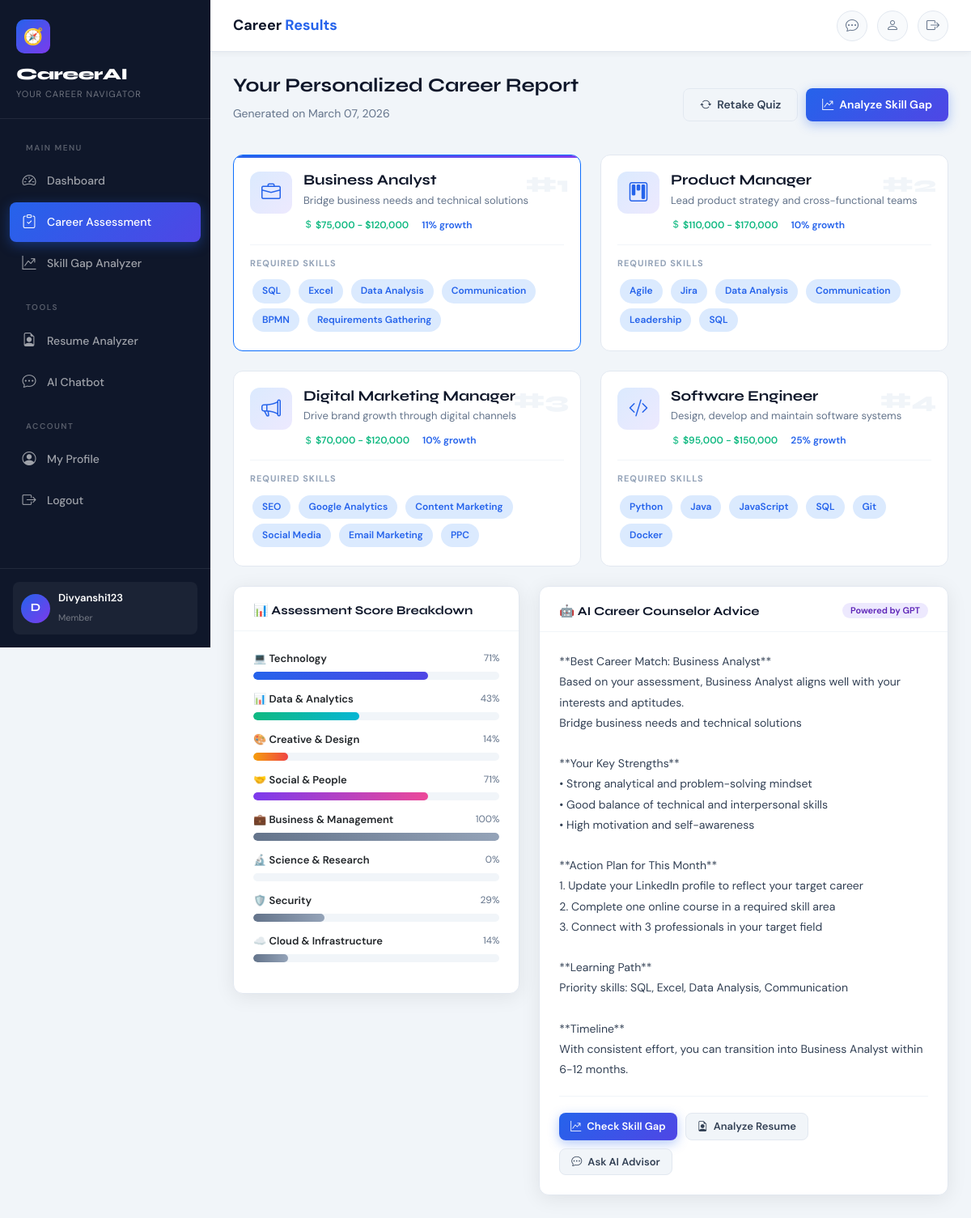
The page /quiz/result/1/ (signed in) on the database its author committed.
### accounts/models.py (models this page shows, shortened)
class User(AbstractUser):
    bio = models.TextField(blank=True)
    profile_pic = models.ImageField(upload_to='profiles/', blank=True, null=True)
    current_skills = models.TextField(blank=True, help_text="Comma-separated list of your skills")
    desired_career = models.CharField(max_length=200, blank=True)
    linkedin_url = models.URLField(blank=True)
    github_url = models.URLField(blank=True)
    experience_years = models.PositiveIntegerField(default=0)

### career/models.py (models this page shows, shortened)
class AssessmentResult(models.Model):
    user = models.ForeignKey(settings.AUTH_USER_MODEL, on_delete=models.CASCADE)
    answers = models.JSONField(default=dict)
    scores = models.JSONField(default=dict)
    recommended_careers = models.JSONField(default=list)
    ai_advice = models.TextField(blank=True)
    created_at = models.DateTimeField(auto_now_add=True)
    class Meta:
        ordering = ['-created_at']

### career/views.py (the view)
# urls.py: path('quiz/result/<int:pk>/', views.quiz_result_view, name='quiz_result'),
@login_required
def quiz_result_view(request, pk):
    result = get_object_or_404(AssessmentResult, pk=pk, user=request.user)
    career_details = []
    for career in result.recommended_careers[:4]:
        info = CAREER_SKILLS.get(career, {})
        career_details.append({'name': career, **info})
    top_score = max(result.scores.values()) if result.scores else 1
    score_percentages = {k: round(v / top_score * 100) for k, v in result.scores.items()}
    return render(request, 'career/result.html', {
        'result': result,
        'career_details': career_details,
        'score_percentages': score_percentages,
    })

### templates/career/result.html (shortened to what this page needs)
{% extends 'base.html' %}
{% block page_title %}Career <span>Results</span>{% endblock %}
{% block content %}
<div class="page-header fade-up">
  <div>
    <h2>Your Personalized Career Report</h2>
    <p style="color:#64748b;font-size:14px;margin-top:4px;">Generated on {{ result.created_at|date:"F d, Y" }}</p>
  </div>
  <div style="display:flex;gap:10px;">
    <a href="{% url 'quiz' %}" class="btn btn-light"><i class="bi bi-arrow-repeat"></i> Retake Quiz</a>
    <a href="{% url 'skill_gap' %}" class="btn btn-primary"><i class="bi bi-graph-up-arrow"></i> Analyze Skill Gap</a>
  </div>
</div>
<div class="row g-4 mb-4">
  {% for career in career_details %}
  <div class="col-lg-6 fade-up fade-up-{{ forloop.counter }}">
    <div class="career-card {% if forloop.first %}border-primary{% endif %}">
      {% if forloop.first %}<div style="position:absolute;top:0;left:0;right:0;height:3px;background:linear-gradient(90deg,#2563eb,#7c3aed);"></div>{% endif %}
      <div class="career-rank">#{{ forloop.counter }}</div>
      <div style="display:flex;align-items:flex-start;gap:14px;">
        <div style="width:52px;height:52px;border-radius:12px;background:linear-gradient(135deg,#dbeafe,#ede9fe);display:flex;align-items:center;justify-content:center;font-size:24px;flex-shrink:0;">
          <i class="bi {{ career.icon|default:'bi-briefcase' }}" style="color:#2563eb;"></i>
        </div>
        <div style="flex:1;">
          <h5 style="font-family:'Syne',sans-serif;font-size:18px;font-weight:700;margin-bottom:4px;">{{ career.name }}</h5>
          <p style="color:#64748b;font-size:13px;margin-bottom:10px;">{{ career.description }}</p>
          <div style="display:flex;gap:16px;flex-wrap:wrap;">
            {% if career.avg_salary %}
            <span style="font-size:12px;font-weight:600;color:#10b981;"><i class="bi bi-currency-dollar"></i> {{ career.avg_salary }}</span>
            {% endif %}
            {% if career.growth %}
            <span style="font-size:12px;font-weight:600;color:#2563eb;"> {{ career.growth }} growth</span>
            {% endif %}
          </div>
        </div>
      </div>
      {% if career.skills %}
      <div style="margin-top:14px;padding-top:14px;border-top:1px solid #f1f5f9;">
        <div style="font-size:11px;font-weight:700;color:#94a3b8;text-transform:uppercase;letter-spacing:1px;margin-bottom:8px;">Required Skills</div>
        {% for skill in career.skills|slice:":6" %}
          <span class="skill-tag">{{ skill }}</span>
        {% endfor %}
      </div>
      {% endif %}
    </div>
  </div>
  {% endfor %}
</div>
<div class="row g-4">
  <div class="col-lg-5 fade-up fade-up-1">
    <div class="card">
      <div class="card-header"><h5>📊 Assessment Score Breakdown</h5></div>
      <div class="card-body">
        {% for cat, pct in score_percentages.items %}
        <div style="margin-bottom:14px;">
          <div style="display:flex;justify-content:space-between;margin-bottom:5px;">
            <span style="font-size:13px;font-weight:600;text-transform:capitalize;">
              {% if cat == 'tech' %}💻 Technology
              {% elif cat == 'data' %}📊 Data & Analytics
              {% elif cat == 'creative' %}🎨 Creative & Design
              {% elif cat == 'social' %}🤝 Social & People
              {% elif cat == 'business' %}💼 Business & Management
              {% elif cat == 'science' %}🔬 Science & Research
              {% elif cat == 'security' %}🛡️ Security
              {% elif cat == 'cloud' %}☁️ Cloud & Infrastructure
              {% else %}{{ cat }}{% endif %}
            </span>
            <span style="font-size:12px;color:#64748b;">{{ pct }}%</span>
          </div>
          <div class="progress" style="height:10px;">
            <div class="progress-bar" style="width:{{ pct }}%;background:linear-gradient(90deg,
              {% if forloop.counter == 1 %}#2563eb,#4f46e5
              {% elif forloop.counter == 2 %}#10b981,#06b6d4
              {% elif forloop.counter == 3 %}#f59e0b,#ef4444
              {% elif forloop.counter == 4 %}#7c3aed,#ec4899
              {% else %}#64748b,#94a3b8{% endif %});"></div>
          </div>
        </div>
        {% endfor %}
      </div>
    </div>
  </div>
  <div class="col-lg-7 fade-up fade-up-2">
    <div class="card">
      <div class="card-header">
        <h5>🤖 AI Career Counselor Advice</h5>
        <span class="badge badge-purple">Powered by GPT</span>
      </div>
      <div class="card-body">
        {% if result.ai_advice %}
        <div style="font-size:14px;line-height:1.8;color:#334155;white-space:pre-line;">{{ result.ai_advice }}</div>
        {% else %}
        <div class="empty-state">
          <i class="bi bi-cpu"></i>
          <p>Add your OpenAI API key to get personalized AI advice.</p>
        </div>
        {% endif %}
        <div class="divider"></div>
        <div style="display:flex;gap:10px;flex-wrap:wrap;">
          <a href="{% url 'skill_gap' %}" class="btn btn-primary btn-sm">
            <i class="bi bi-graph-up-arrow"></i> Check Skill Gap
          </a>
          <a href="{% url 'upload_resume' %}" class="btn btn-light btn-sm">
            <i class="bi bi-file-earmark-person"></i> Analyze Resume
          </a>
          <a href="{% url 'chatbot' %}" class="btn btn-light btn-sm">
            <i class="bi bi-chat-dots"></i> Ask AI Advisor
          </a>
        </div>
      </div>
    </div>
  </div>
</div>
{% endblock %}

### templates/base.html (shortened to what this page needs)
{% load static %}
<!DOCTYPE html>
<html lang="en">
<head>
  <link href="https://cdn.jsdelivr.net/npm/bootstrap@5.3.2/dist/css/bootstrap.min.css" rel="stylesheet">
  <link href="https://cdn.jsdelivr.net/npm/bootstrap-icons@1.11.3/font/bootstrap-icons.min.css" rel="stylesheet">
  <link href="{% static 'css/main.css' %}" rel="stylesheet">
</head>
<body>
<aside class="sidebar" id="sidebar">
  <div class="sidebar-brand">
    <div class="brand-icon">🧭</div>
    <div class="brand-name">CareerAI</div>
    <div class="brand-sub">Your Career Navigator</div>
  </div>
  <nav class="sidebar-nav">
    <div class="sidebar-section-label">Main Menu</div>
    <div class="nav-item">
      <a href="{% url 'dashboard' %}" class="nav-link {% if request.resolver_match.url_name == 'dashboard' %}active{% endif %}">
        <i class="bi bi-speedometer2"></i> Dashboard
      </a>
    </div>
    <div class="nav-item">
      <a href="{% url 'quiz' %}" class="nav-link {% if 'quiz' in request.resolver_match.url_name %}active{% endif %}">
        <i class="bi bi-clipboard-check"></i> Career Assessment
      </a>
    </div>
    <div class="nav-item">
      <a href="{% url 'skill_gap' %}" class="nav-link {% if request.resolver_match.url_name == 'skill_gap' %}active{% endif %}">
        <i class="bi bi-graph-up-arrow"></i> Skill Gap Analyzer
      </a>
    </div>
    <div class="sidebar-section-label">Tools</div>
    <div class="nav-item">
      <a href="{% url 'upload_resume' %}" class="nav-link {% if 'resume' in request.resolver_match.url_name %}active{% endif %}">
        <i class="bi bi-file-earmark-person"></i> Resume Analyzer
      </a>
    </div>
    <div class="nav-item">
      <a href="{% url 'chatbot' %}" class="nav-link {% if request.resolver_match.url_name == 'chatbot' %}active{% endif %}">
        <i class="bi bi-chat-dots"></i> AI Chatbot
      </a>
    </div>
    <div class="sidebar-section-label">Account</div>
    <div class="nav-item">
      <a href="{% url 'profile' %}" class="nav-link {% if request.resolver_match.url_name == 'profile' %}active{% endif %}">
        <i class="bi bi-person-circle"></i> My Profile
      </a>
    </div>
    <div class="nav-item">
      <a href="{% url 'logout' %}" class="nav-link">
        <i class="bi bi-box-arrow-right"></i> Logout
      </a>
    </div>
  </nav>
  <div class="sidebar-footer">
    <a href="{% url 'profile' %}" class="sidebar-user">
      <div class="avatar">
        {% if request.user.profile_pic %}
          <img src="{{ request.user.profile_pic.url }}" alt="Avatar">
        {% else %}
          {{ request.user.first_name|first|upper|default:request.user.username|first|upper }}
        {% endif %}
      </div>
      <div class="user-info">
        <span class="name">{{ request.user.get_full_name|default:request.user.username }}</span>
        <span class="role">{{ request.user.desired_career|default:"Member" }}</span>
      </div>
    </a>
  </div>
</aside>
<div class="main-wrapper">
  <header class="topbar">
    <div class="topbar-title">{% block page_title %}<span>Dashboard</span>{% endblock %}</div>
    <div class="topbar-right">
      <a href="{% url 'chatbot' %}" class="topbar-btn" title="AI Chat">
        <i class="bi bi-chat-dots"></i>
      </a>
      <a href="{% url 'profile' %}" class="topbar-btn" title="Profile">
        <i class="bi bi-person"></i>
      </a>
      <a href="{% url 'logout' %}" class="topbar-btn" title="Logout">
        <i class="bi bi-box-arrow-right"></i>
      </a>
    </div>
  </header>
  <main class="page-content">
    {% block content %}{% endblock %}
  </main>
</div>
</body>
</html>

### rows shown on the page
User: user.first_name|first "D", user.get_full_name "Divyanshi123", user.desired_career "Member"
AssessmentResult: created_at "March 07, 2026", ai_advice "**Best Career Match: Business Analyst** Based on your assessment, Business Analyst aligns well with your interests and aptitudes. Bridge business needs and technical solutions **Your Key Strengths** • Strong analytical and problem-solving mindset • Good balance of technical and interpersonal skills • High motivation and self-awareness **Action Plan for This Month** 1. Update your LinkedIn profile to reflect your target career 2. Complete one online course in a required skill area 3. Connect with 3 professionals in your target field **Learning Path** Priority skills: SQL, Excel, Data Analysis, Communication **Timeline** With consistent effort, you can transition into Business Analyst within…"

### other values the page prints
{{ career.name }} "Business Analyst" "Product Manager" "Digital Marketing Manager" "Software Engineer"
{{ career.description }} "Bridge business needs and technical solutions" "Lead product strategy and cross-functional teams" "Drive brand growth through digital channels" "Design, develop and maintain software systems"
{{ career.avg_salary }} "$75,000 - $120,000" "$110,000 - $170,000" "$70,000 - $120,000" "$95,000 - $150,000"
{{ career.growth }} "11%" "10%" "10%" "25%"
{{ skill }} "SQL" "Excel" "Data Analysis" "Communication" "BPMN" "Requirements Gathering" "Agile" "Jira" "Data Analysis" "Communication" "Leadership" "SQL" "SEO" "Google Analytics" "Content Marketing" "Social Media" "Email Marketing" "PPC" "Python" "Java" "JavaScript" "SQL" "Git" "Docker"
{{ pct }} "71" "43" "14" "71" "100" "0" "29" "14"
